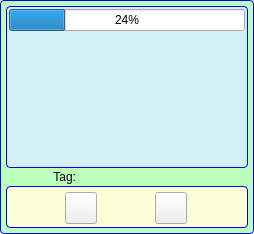
<?xml version="1.0" encoding="UTF-8"?>
<ui version="4.0">
 <class>AssetPhotoWidget</class>
 <widget class="QWidget" name="AssetPhotoWidget">
  <property name="geometry">
   <rect>
    <x>0</x>
    <y>0</y>
    <width>254</width>
    <height>234</height>
   </rect>
  </property>
  <property name="sizePolicy">
   <sizepolicy hsizetype="Expanding" vsizetype="Expanding">
    <horstretch>0</horstretch>
    <verstretch>0</verstretch>
   </sizepolicy>
  </property>
  <property name="minimumSize">
   <size>
    <width>0</width>
    <height>0</height>
   </size>
  </property>
  <property name="maximumSize">
   <size>
    <width>16777215</width>
    <height>16777215</height>
   </size>
  </property>
  <property name="windowTitle">
   <string>Form</string>
  </property>
  <property name="styleSheet">
   <string notr="true">QFrame#m_MainFrame
{   
background-color: #BCFEBC;
border: 1px solid blue;
border-radius: 4px; 
}

QFrame#m_PhotoEntryFrame
{   
background-color: #D3EFF5;
border: 1px solid blue;
border-radius: 4px; 
}

QFrame#m_ButtonFrame
{   
background-color: #FBFED6;
border: 1px solid blue;
border-radius: 4px; 
}</string>
  </property>
  <layout class="QGridLayout" name="gridLayout_2">
   <property name="horizontalSpacing">
    <number>0</number>
   </property>
   <property name="verticalSpacing">
    <number>4</number>
   </property>
   <property name="margin">
    <number>0</number>
   </property>
   <item row="0" column="0">
    <widget class="QFrame" name="m_MainFrame">
     <property name="sizePolicy">
      <sizepolicy hsizetype="Expanding" vsizetype="Expanding">
       <horstretch>0</horstretch>
       <verstretch>0</verstretch>
      </sizepolicy>
     </property>
     <property name="frameShape">
      <enum>QFrame::NoFrame</enum>
     </property>
     <property name="frameShadow">
      <enum>QFrame::Raised</enum>
     </property>
     <layout class="QVBoxLayout" name="verticalLayout">
      <property name="spacing">
       <number>2</number>
      </property>
      <property name="margin">
       <number>5</number>
      </property>
      <item>
       <layout class="QHBoxLayout" name="horizontalLayout_2">
        <property name="spacing">
         <number>0</number>
        </property>
        <item>
         <widget class="AvatarBar" name="m_LeftAvatarBar" native="true"/>
        </item>
        <item>
         <widget class="QFrame" name="m_PhotoEntryFrame">
          <property name="sizePolicy">
           <sizepolicy hsizetype="Expanding" vsizetype="Expanding">
            <horstretch>0</horstretch>
            <verstretch>0</verstretch>
           </sizepolicy>
          </property>
          <property name="minimumSize">
           <size>
            <width>0</width>
            <height>0</height>
           </size>
          </property>
          <property name="frameShape">
           <enum>QFrame::NoFrame</enum>
          </property>
          <property name="frameShadow">
           <enum>QFrame::Raised</enum>
          </property>
          <layout class="QGridLayout" name="gridLayout">
           <property name="margin">
            <number>2</number>
           </property>
           <property name="spacing">
            <number>2</number>
           </property>
           <item row="1" column="0">
            <widget class="VidWidget" name="m_VidWidget" native="true">
             <property name="sizePolicy">
              <sizepolicy hsizetype="Expanding" vsizetype="Expanding">
               <horstretch>0</horstretch>
               <verstretch>0</verstretch>
              </sizepolicy>
             </property>
            </widget>
           </item>
           <item row="0" column="0">
            <widget class="QProgressBar" name="m_XferProgressBar">
             <property name="value">
              <number>24</number>
             </property>
            </widget>
           </item>
          </layout>
         </widget>
        </item>
        <item>
         <widget class="AvatarBar" name="m_RightAvatarBar" native="true"/>
        </item>
       </layout>
      </item>
      <item>
       <widget class="QFrame" name="m_TagFrame">
        <layout class="QHBoxLayout" name="horizontalLayout_3">
         <property name="spacing">
          <number>0</number>
         </property>
         <property name="margin">
          <number>0</number>
         </property>
         <item>
          <widget class="QLabel" name="m_TagTitleLabel">
           <property name="sizePolicy">
            <sizepolicy hsizetype="Fixed" vsizetype="Preferred">
             <horstretch>0</horstretch>
             <verstretch>0</verstretch>
            </sizepolicy>
           </property>
           <property name="minimumSize">
            <size>
             <width>70</width>
             <height>14</height>
            </size>
           </property>
           <property name="maximumSize">
            <size>
             <width>70</width>
             <height>14</height>
            </size>
           </property>
           <property name="text">
            <string>Tag:</string>
           </property>
           <property name="alignment">
            <set>Qt::AlignRight|Qt::AlignTrailing|Qt::AlignVCenter</set>
           </property>
          </widget>
         </item>
         <item>
          <widget class="VxTagLabel" name="m_TagLabel">
           <property name="sizePolicy">
            <sizepolicy hsizetype="Expanding" vsizetype="Preferred">
             <horstretch>0</horstretch>
             <verstretch>0</verstretch>
            </sizepolicy>
           </property>
           <property name="minimumSize">
            <size>
             <width>0</width>
             <height>14</height>
            </size>
           </property>
           <property name="maximumSize">
            <size>
             <width>16777215</width>
             <height>16777215</height>
            </size>
           </property>
           <property name="text">
            <string/>
           </property>
          </widget>
         </item>
        </layout>
       </widget>
      </item>
      <item>
       <widget class="QFrame" name="m_ButtonFrame">
        <property name="sizePolicy">
         <sizepolicy hsizetype="Preferred" vsizetype="Fixed">
          <horstretch>0</horstretch>
          <verstretch>0</verstretch>
         </sizepolicy>
        </property>
        <property name="minimumSize">
         <size>
          <width>0</width>
          <height>42</height>
         </size>
        </property>
        <property name="maximumSize">
         <size>
          <width>16777215</width>
          <height>42</height>
         </size>
        </property>
        <property name="frameShape">
         <enum>QFrame::NoFrame</enum>
        </property>
        <property name="frameShadow">
         <enum>QFrame::Raised</enum>
        </property>
        <layout class="QHBoxLayout" name="horizontalLayout">
         <property name="spacing">
          <number>5</number>
         </property>
         <property name="margin">
          <number>5</number>
         </property>
         <item>
          <widget class="VxPushButton" name="m_SendButton">
           <property name="sizePolicy">
            <sizepolicy hsizetype="Fixed" vsizetype="Fixed">
             <horstretch>0</horstretch>
             <verstretch>0</verstretch>
            </sizepolicy>
           </property>
           <property name="minimumSize">
            <size>
             <width>32</width>
             <height>32</height>
            </size>
           </property>
           <property name="maximumSize">
            <size>
             <width>32</width>
             <height>32</height>
            </size>
           </property>
           <property name="text">
            <string/>
           </property>
           <property name="iconSize">
            <size>
             <width>32</width>
             <height>32</height>
            </size>
           </property>
          </widget>
         </item>
         <item>
          <widget class="VxPushButton" name="m_ShredButton">
           <property name="sizePolicy">
            <sizepolicy hsizetype="Fixed" vsizetype="Fixed">
             <horstretch>0</horstretch>
             <verstretch>0</verstretch>
            </sizepolicy>
           </property>
           <property name="minimumSize">
            <size>
             <width>32</width>
             <height>32</height>
            </size>
           </property>
           <property name="maximumSize">
            <size>
             <width>32</width>
             <height>32</height>
            </size>
           </property>
           <property name="text">
            <string/>
           </property>
           <property name="iconSize">
            <size>
             <width>32</width>
             <height>32</height>
            </size>
           </property>
          </widget>
         </item>
        </layout>
       </widget>
      </item>
     </layout>
    </widget>
   </item>
  </layout>
 </widget>
 <customwidgets>
  <customwidget>
   <class>VxPushButton</class>
   <extends>QPushButton</extends>
   <header>VxPushButton.h</header>
  </customwidget>
  <customwidget>
   <class>AvatarBar</class>
   <extends>QWidget</extends>
   <header>AvatarBar.h</header>
   <container>1</container>
  </customwidget>
  <customwidget>
   <class>VidWidget</class>
   <extends>QWidget</extends>
   <header>VidWidget.h</header>
   <container>1</container>
  </customwidget>
  <customwidget>
   <class>VxTagLabel</class>
   <extends>QLabel</extends>
   <header>VxTagLabel.h</header>
  </customwidget>
 </customwidgets>
 <resources/>
 <connections/>
</ui>
